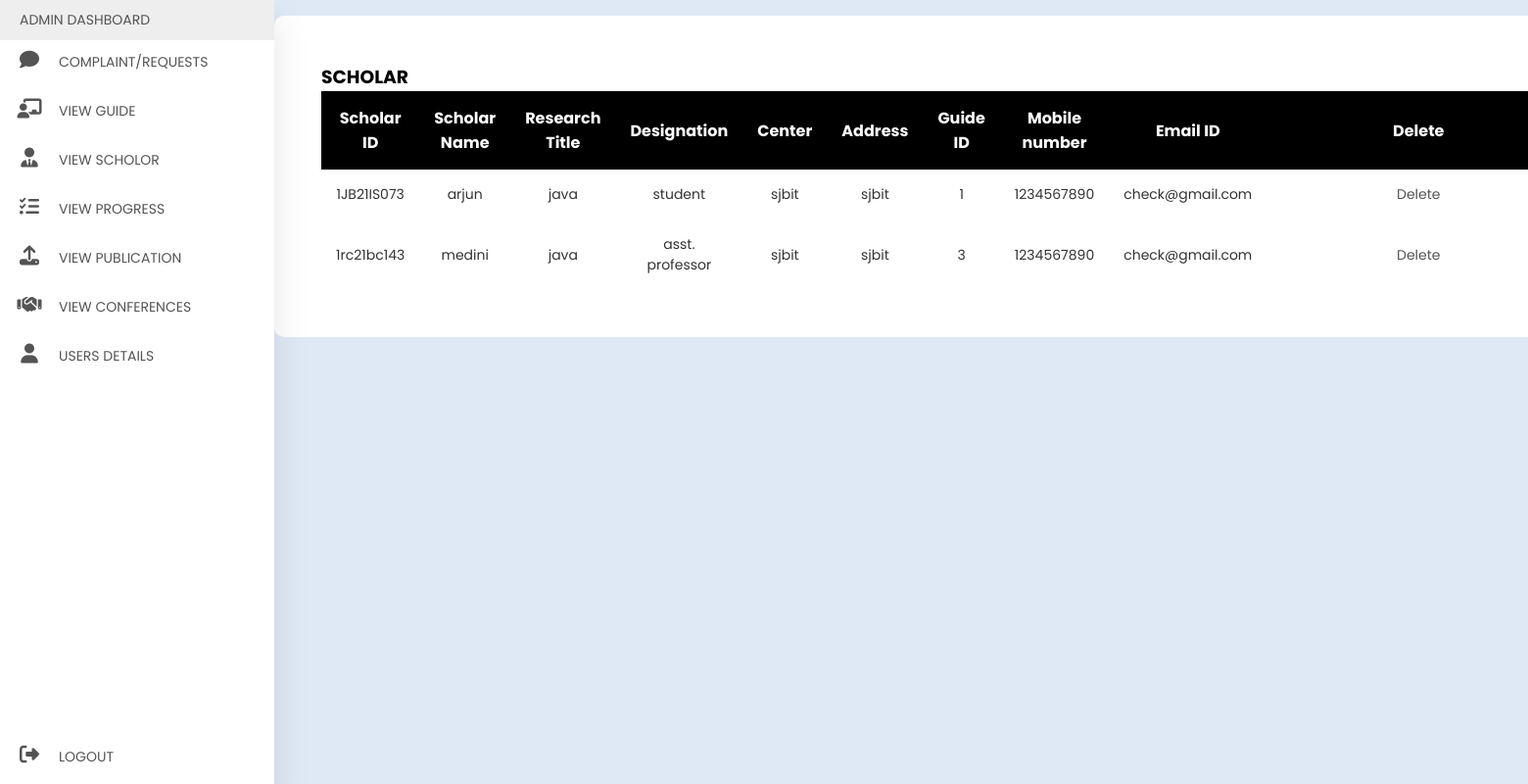
The app's page /view_scholar.php (signed in) with its own data.
### tables this page shows
CREATE TABLE `research_scholar` (
  `sid` varchar(15) NOT NULL,
  `s_name` varchar(20) DEFAULT NULL,
  `research_title` varchar(70) NOT NULL,
  `designation` varchar(25) DEFAULT NULL,
  `center` varchar(50) DEFAULT NULL,
  `address` varchar(100) DEFAULT NULL,
  `guide_id` varchar(15) DEFAULT NULL,
  `mobile` int(10) DEFAULT NULL,
  `email` varchar(40) DEFAULT NULL
);

### view_scholar.php (the view, shortened to what this page needs)
<?php
include 'connetdb.php';
$sql = "SELECT * FROM research_scholar";
$result = mysqli_query($data, $sql);
?>
<!DOCTYPE html>
<html>
<head>
    <link rel="stylesheet" href="dash.css">
    <link rel="stylesheet" href="https://cdnjs.cloudflare.com/ajax/libs/font-awesome/6.5.1/css/all.min.css"
 />
</head>
<body>
	<?php
		include 'admin_sidebar.php';
	?>
    <div class="main">
        <div class="tabular">
            <h3 class="maintitle">SCHOLAR</h3>
            <div class="tablecontainer">
                <table>
                    <thead>
                <tr>
                    <th>Scholar ID</th>
                    <th>Scholar Name</th>
                    <th>Research Title</th>
                    <th>Designation</th>
                    <th>Center</th>
                    <th>Address</th>
                    <th>Guide ID</th>
                    <th>Mobile number</th>
                    <th>Email ID</th>
                    <th>Delete</th>
                </tr>
                <?php
                while($info = $result->fetch_assoc())
                {
                ?>
                <tr>
                    <td ><?php echo"{$info['sid']}";?></td>
                    <td ><?php echo"{$info['s_name']}";?></td>
                    <td ><?php echo"{$info['research_title']}";?></td>
                    <td ><?php echo"{$info['designation']}";?></td>
                    <td ><?php echo"{$info['center']}";?></td>
                    <td ><?php echo"{$info['center']}";?></td>
                    <td ><?php echo"{$info['guide_id']}";?></td>
                    <td ><?php echo"{$info['mobile']}";?></td>
                    <td ><?php echo"{$info['email']}";?></td>
                    <td >
                        <?php echo"<a onClick=\"javascript:return confirm('are you sure to delete');\" href='delete_scholar.php?id={$info['sid']}'>Delete</a>";?>
                    </td>
                </tr>
                <?php
                }
                ?>
                               </thead>
                </table>
	        </div>
	    </div>
	</div>
</body>
</html>

### dash.css (style rules this page uses)
* { margin: 0; padding: 0; outline: none; border: none; text-decoration: none; box-sizing: border-box; font-family: "Poppins",sans-serif; }
body { display: flex; background:#dfe9f5 ; }
a { position: relative; color:rgb(85,83,83); font-size: 14px; display: table; width:280px; padding: 10px; }
.main { width: 100%; }
.tabular { background: white; margin-top: 1rem; border-radius: 10px; padding: 3rem; }
.tablecontainer { width: 100%; }
table { width: 100%; border-collapse: collapse; }
thead { background: rgba(113,99,186, 255); color: white; }
th { padding: 15px; text-align: center; background: black; color: white; }
thead { background: white; color: black; }
td { padding:15px; font-size: 14px; color:#333; text-align: center; width: 30%; }
tr:nth-child(even) { background:white ; }

### records on screen
research_scholar: sid "1JB21IS073", s_name "arjun", research_title "java", designation "student", center "sjbit", guide "1", mobile "1234567890", email "check@gmail.com"
research_scholar: sid "1rc21bc143", s_name "medini", research_title "java", designation "asst. professor", center "sjbit", guide "3", mobile "1234567890", email "check@gmail.com"
